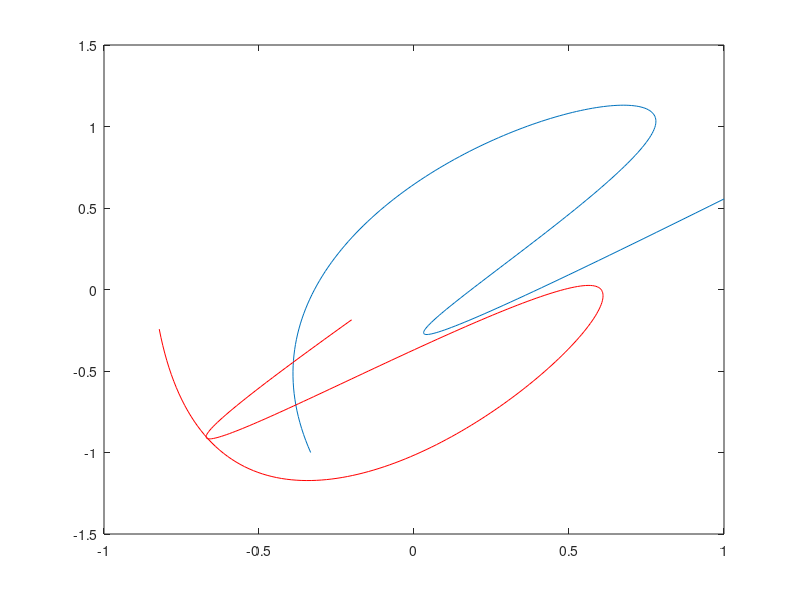

Here is the MATLAB script that generated this plot: (Note: a time limit stopped this script after it produced the figure.)

function [] = genCurves_v3()
%%

% Version history

% matlab_line_drawings
% randomly samples knot grid (2D cartesian feature space) to draw
% parametrically controlled curves per Thomas' algorith

% Dave's code.  Interestingly, Dave had chatGPT translate Python into
% Matlab.  Then checked that it worked. Thomas noticed some potential
% oddities in the algorithm, needs a look over

% gendcurves
% converting to function to generate sets of curves for each block.
% Alternating curve complexity (smooth, rough) over blocks, and outputting
% png files to be loaded by MovieGraphic in monkeyLoogic. corr_RL v3
% modified to work with these images.

% Algorithm walk-through:
% 1. define a curve_of_origin (circle)
% 2. call sample_knots(), picks random set of xy positions from knot grid
% 3. call upsample() to define 'endcurve' by computing spline between the random knots
% 4. repeat steps 2 and 3 to generate a second curve
% 5. invoke secrete mathematical incantations to make the second curve
% orthogonal to the first, 'orthocurve'
% 7. Sample curves along a 'manifold' (line through the feature space).
% Method for sampling manifold:
% a. Generate a vector of scaling values (t) from -1 to +1
% b. Loop through 't', each iter multiply endcurve by t (scale endcurve)
% c. Add scaled endcurve to curve_of_origin
% d. This produces a smooth_sequence of 'samples' along the manifold
% e. Add this sequence to an image stack to make a movie
% e. To examine effect of correlation on learning, generate rough_sequence
% f. Create random vector of scaling values 't'
% g. Multiple random t's by orthocurve to sample noise manifold
% h. Collect these into image stack, produces a jumpy movie

% Embedding curves in task context:
% 1. Generate two curves for each block
% 2. Associate one curve with L key, the other with R key
% 3. Subjects learn to map curves to keys
% 4. Vary curve complexity over blocks by alternately showing
% smooth_sequence and rough_sequence movies.

% This first version of the task is trivial, almost no learning.
% Perceptual system immediately discriminates curves (visually distinct)
% and with very little trial and error learns to map curves to keys

% genCurves_v2:
% Next steps, after speaking with Thomas
% 1. Associate L and R keys (states) with opposite halves of the continuum
% of curves along a single manifold.
% 2. Never show the same curve twice, need to learn the manifold rather
% than any individual visual pattern.
% 3. Do this by discretizing manifold segments on each side of the middle
% point (decision boundary), and build a movie only out of that segment
% 4. This is all single manifold
% 5. Use ortho manifold to dissociate reward state from feature correlation
% 6. Do this by adding in varying amounts of ortho curve.
% 7. Use quantity of orthocurve added in to modulate the degree of noise
% (if ortho component is unrelated to response/reward), or to dissociate
% feature correlation (endcurve) from RPE (orthocurve).  That is, determine
% response (L/R key) and reward probability based on sign and magnitude of
% orthocurve addition

% genCurves_v3: 
% modified to vary balance between tvals scaling main (signal) and
% ortho (noise) manifolds at the block level.


% set curveParams structure

curveParams.nBlocks = 10;
curveParams.nStates = 2;

curveParams.n_tvals_main = 12;
curveParams.n_tvals_ortho = 12;

curveParams.size_of_knot_grid = 10;
curveParams.low = -1;
curveParams.high = 1;
knot_grid = make_knot_grid(curveParams.size_of_knot_grid, curveParams.low, curveParams.high);
curveParams.max_knot_number = 10;
curveParams.D = 256; % resolution_of_curves
curveParams.K = 2; % number of axes in curve space that we will sample
% curveParams.S = 1; % number of "exposures" to generate - not used presently
curveParams.save_png = true;
curveParams.plotCurveSeq = true;

curveParams.n_knot_points = 5;
% curveParams.n_knot_points = 2;

% Specify the "curve of origin"
curve_of_origin = zeros(curveParams.D, 2);

% Circle
rng = (0:curveParams.D-1)' / curveParams.D * 2 * pi;
curve_of_origin(:, 1) = sin(rng);
curve_of_origin(:, 2) = cos(rng);
radius = 0.1 * (curveParams.high - curveParams.low);
curve_of_origin = curve_of_origin * radius;
% oXY = xy2stacked(curve_of_origin);

% --- t val ranges to control mixtures of signal (main) and noise (ortho)
% manifolds 
cuveParams.t_limit_large = 1;
cuveParams.t_limit_small = 0.50;
cuveParams.t_limit_offset = 0.5;

for b = 1:curveParams.nBlocks

    % --- BLOCK LEVEL operations
    % compute endcurve (signal) and orthocurve (noise or reward) for this block

    % define random endcurve
    knots = sample_knots(knot_grid, curveParams.n_knot_points, false);
    [endcurve, ~] = upsample(knots, curveParams.D);

    % define random orthocurve
    el = sum(sum(endcurve .* endcurve));
    knots = sample_knots(knot_grid, curveParams.n_knot_points, false);
    [other_curve, ~] = upsample(knots, curveParams.D);
    orthocurve = sum(sum(other_curve .* endcurve)) * endcurve / el - other_curve;
    fprintf('check: %.2f\n', sum(sum(orthocurve .* endcurve)));

    % plot endcurve and orthocurve
    f = figure;
    plot(endcurve(:, 1), endcurve(:, 2));
    hold on;
    plot(orthocurve(:, 1), orthocurve(:, 2), 'r');

    if curveParams.save_png
        cd blockstim
        fn = strcat('b', num2str(b), '_endCurve(blue)_orthoCurve(red).png');
        print(f, fn, '-dpng');
        cd ..
    end

    % --- SET BLOCK LEVEL VARIABLES that modify curve movies

    if mod(b, 2) ~= 0  % odd block num

        state1_main_lowerT = -cuveParams.t_limit_large;
        state1_main_upperT = 0;
        state1_ortho_lowerT = -cuveParams.t_limit_small;
        state1_ortho_upperT = cuveParams.t_limit_small;

        state2_main_lowerT = 0;
        state2_main_upperT = cuveParams.t_limit_large;
        state2_ortho_lowerT = -cuveParams.t_limit_small;
        state2_ortho_upperT = cuveParams.t_limit_small;

        snrLevel = 'high';


    else % even block num

        state1_main_lowerT = -cuveParams.t_limit_small;
        state1_main_upperT = 0;
        state1_ortho_lowerT = -cuveParams.t_limit_large;
        state1_ortho_upperT = cuveParams.t_limit_large;

        state2_main_lowerT = 0;
        state2_main_upperT = cuveParams.t_limit_small;
        state2_ortho_lowerT = -cuveParams.t_limit_large;
        state2_ortho_upperT = cuveParams.t_limit_large;

        snrLevel = 'low';

    end


    for s = 1:curveParams.nStates  % 2 states per block (L/R response)

        % --- STATE LEVEL operations
        % discretize scaling variable, t, to generate unique, nonoverlapping
        % curve movies for this state corresponding to curve samples in windows
        % along manifold

        % set limits on t for this state. States 1 and 2 correspond to first
        % and second halves of manifold for now
        switch s
            case 1
                main_lowerT = state1_main_lowerT;
                main_upperT = state1_main_upperT;
                ortho_lowerT = state1_ortho_lowerT;
                ortho_upperT = state1_ortho_upperT;
            case 2
                main_lowerT = state2_main_lowerT;
                main_upperT = state2_main_upperT;
                ortho_lowerT = state2_ortho_lowerT;
                ortho_upperT = state2_ortho_upperT;
        end

        % --- set range of t values specifying weights with which endcurve
        % and orthocurve are summed to produce individual curves
        curveParams.endcurve_t = interp1([1, curveParams.n_tvals_main], [main_lowerT, main_upperT], 1:curveParams.n_tvals_main);
        curveParams.orthocurve_t = interp1([1, curveParams.n_tvals_ortho], [ortho_lowerT, ortho_upperT], 1:curveParams.n_tvals_ortho);

        % build a 2D matrix of curves defined by endcurve and orthocurve t
        % values
        for ec = 1 : length(curveParams.endcurve_t)
            for oc = 1 : length(curveParams.orthocurve_t)
                state_curves(ec, oc, :, :) = curve_of_origin + (curveParams.endcurve_t(ec) * endcurve) + (curveParams.orthocurve_t(oc) * orthocurve);
            end
        end

        if curveParams.plotCurveSeq
            lim = 1.5;
            limx = [-lim, lim];
            limy = [-lim, lim];

            f = figure;

            for ec = 1: length(curveParams.endcurve_t)
                for oc = 1: length(curveParams.orthocurve_t)
                    subplot(length(curveParams.orthocurve_t), length(curveParams.endcurve_t), (ec-1)*length(curveParams.orthocurve_t)+oc);
                    x = state_curves(ec,oc,:,1);
                    x = squeeze(x);
                    y = state_curves(ec,oc,:,2);
                    y = squeeze(y);
                    plot(x,y);
                    xlim(limx);
                    ylim(limy);
                    axis off;
                    axis equal;

                end
            end

            if curveParams.save_png
                cd blockstim
                fn = strcat('b', num2str(b), '_s', num2str(s), '_main(x-axis)_ortho(y-axis)_curveSeq.png');
                print(f, fn, '-dpng');
                cd ..
            end

        end


        if curveParams.save_png

            for ec = 1: length(curveParams.endcurve_t)
                for oc = 1: length(curveParams.orthocurve_t)
                    f = figure;
                    x = state_curves(ec,oc,:,1);
                    x = squeeze(x);
                    y = state_curves(ec,oc,:,2);
                    y = squeeze(y);
                    plot(x,y);
                    xlim(limx);
                    ylim(limy);
                    axis off;
                    axis equal;
                    %--- SAVE PNG
                    cd blockstim
                    fn = buildFilename(curveParams, b, s, ec, oc, snrLevel);
                    % f is figure object, if not included in print command, prints
                    % last ML screen changed, eg user, as png file
                    print(f, fn, '-dpng');
                    close;
                    % changedir back to working directory
                    cd ..
                end
            end

        end

    end  % nStates
end  % nBlocks


% --- SAVE PARAMS FILE FOR ML TO READ IN

cd blockstim
save('curveParams.mat', "curveParams");

cd ..




end




%%
% Utilities for generating curves

function fn = buildFilename(curveParams, b, s, ec, oc, snrLevel);

blockstr = strcat('_b', num2str(b), '_');
statestr = strcat('s', num2str(s), '_');
mainstr = strcat('ec_', num2str(ec), '_');
orthostr = strcat('oc_', num2str(oc), '.png');
snrStr = strcat('snr_', snrLevel);

fn = strcat(snrStr, blockstr, statestr, mainstr, orthostr);

bob = 1;


end


% function stacked = xy2stacked(xy)
%     n = size(xy, 1);
%     stacked = reshape(xy', [n*2, 1]);
% end

function xy = stacked2xy(stacked)
assert(mod(length(stacked), 2) == 0);
n = length(stacked) / 2;
xy = reshape(stacked, [2, n])';
end

function segmented = stacked2segmented(curve)
n_points = length(curve) / 2;
assert(mod(n_points, 1) == 0);
x1_idx = 1:n_points-1;
x2_idx = 2:n_points;
y1_idx = x1_idx + n_points;
y2_idx = x2_idx + n_points;
segmented = [curve(x1_idx), curve(x2_idx), curve(y1_idx), curve(y2_idx)];
end

function probes_nxy = linear_probe_set(lim, num, center, dash)
if nargin < 3
    center = [0, 0];
end
if nargin < 4
    dash = false;
end

cnt = 1;
base_probes = 6 * num;
if dash
    num_probes = base_probes * (1 + dash);
else
    num_probes = base_probes;
end
probes_nxy = zeros(num_probes, 2, 2);
fprintf('making %d probes\n', num_probes);
eps = 0.01; % avoid corners

% Vertical probes
for x = linspace(-lim+eps, lim-eps, num)
    probes_nxy(cnt, :, :) = [x, lim; x, -lim];
    cnt = cnt + 1;
end

% Horizontal probes
for y = linspace(-lim+eps, lim-eps, num)
    probes_nxy(cnt, :, :) = [lim, y; -lim, y];
    cnt = cnt + 1;
end

% Negative oblique
for y = linspace(-lim+eps, lim-eps, num)
    probes_nxy(cnt, :, :) = [-lim, y; y, -lim];
    cnt = cnt + 1;
end
for x = linspace(-lim+eps, lim-eps, num)
    probes_nxy(cnt, :, :) = [x, lim; lim, x];
    cnt = cnt + 1;
end

% Positive oblique
for y = linspace(-lim+eps, lim-eps, num)
    probes_nxy(cnt, :, :) = [lim, y; -y, -lim];
    cnt = cnt + 1;
end
for x = linspace(-lim+eps, lim-eps, num)
    probes_nxy(cnt, :, :) = [x, lim; -lim, -x];
    cnt = cnt + 1;
end

if dash
    inc = 1 / dash;
    for i = 1:base_probes
        xp = polyfit([0, 1], probes_nxy(i, :, 1)', 1);
        yp = polyfit([0, 1], probes_nxy(i, :, 2)', 1);
        stop = 0;
        for j = 1:dash
            start = stop;
            stop = start + inc;
            probes_nxy(cnt, :, 1) = polyval(xp, [start, stop]);
            probes_nxy(cnt, :, 2) = polyval(yp, [start, stop]);
            cnt = cnt + 1;
        end
    end
end

probes_nxy = probes_nxy + repmat(reshape(center, [1, 1, 2]), [size(probes_nxy, 1), 2, 1]);
end

function grid = make_knot_grid(size, low, high)
[X, Y] = meshgrid(linspace(low, high, size));
grid = [X(:), Y(:)];
end

function knots = sample_knots(knot_grid, number_of_knot_points, closed)
if nargin < 3
    closed = true;
end

grid_size = size(knot_grid, 1);
if nargin < 2 || isempty(number_of_knot_points)
    nkp = grid_size;
else
    nkp = number_of_knot_points;
end

dice = randsample(grid_size, nkp, nkp > grid_size);
if closed
    dice(end) = dice(1);
end
knots = knot_grid(dice, :);
end

function [xy, knots] = upsample(knots, resolution, kind)
if nargin < 3
    kind = 'spline';
end

num_knots = size(knots, 1);

if num_knots < 3
    kind = 'linear';
end

plot_range = linspace(0, num_knots-1, resolution);

if strcmp(kind, 'linear')
    fx = interp1(0:num_knots-1, knots(:,1), plot_range, 'linear');
    fy = interp1(0:num_knots-1, knots(:,2), plot_range, 'linear');
else
    fx = interp1(0:num_knots-1, knots(:,1), plot_range, 'spline');
    fy = interp1(0:num_knots-1, knots(:,2), plot_range, 'spline');
end

xy = [fx', fy'];
end
